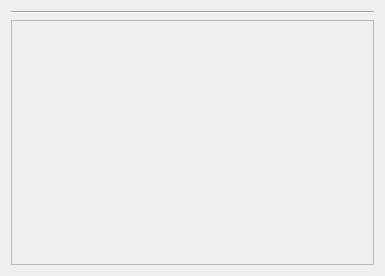
<?xml version="1.0" encoding="UTF-8"?>
<ui version="4.0">
 <class>Form</class>
 <widget class="QWidget" name="Form">
  <property name="geometry">
   <rect>
    <x>0</x>
    <y>0</y>
    <width>385</width>
    <height>276</height>
   </rect>
  </property>
  <property name="windowTitle">
   <string>Form</string>
  </property>
  <layout class="QVBoxLayout" name="verticalLayout_2">
   <item>
    <layout class="QVBoxLayout" name="verticalLayout">
     <item>
      <layout class="QVBoxLayout" name="main_input_layout"/>
     </item>
     <item>
      <widget class="Line" name="seperator">
       <property name="orientation">
        <enum>Qt::Horizontal</enum>
       </property>
      </widget>
     </item>
     <item>
      <widget class="QScrollArea" name="scrollArea">
       <property name="widgetResizable">
        <bool>true</bool>
       </property>
       <widget class="QWidget" name="scrollAreaWidgetContents">
        <property name="geometry">
         <rect>
          <x>0</x>
          <y>0</y>
          <width>363</width>
          <height>237</height>
         </rect>
        </property>
        <layout class="QVBoxLayout" name="verticalLayout_4">
         <item>
          <widget class="QStackedWidget" name="stackedWidget">
           <property name="currentIndex">
            <number>1</number>
           </property>
           <widget class="QWidget" name="page">
            <layout class="QVBoxLayout" name="verticalLayout_5">
             <item>
              <widget class="QWidget" name="selector_placeholder" native="true"/>
             </item>
             <item>
              <spacer name="verticalSpacer_2">
               <property name="orientation">
                <enum>Qt::Vertical</enum>
               </property>
               <property name="sizeHint" stdset="0">
                <size>
                 <width>20</width>
                 <height>182</height>
                </size>
               </property>
              </spacer>
             </item>
            </layout>
           </widget>
           <widget class="QWidget" name="page_2">
            <layout class="QVBoxLayout" name="verticalLayout_3">
             <item>
              <layout class="QVBoxLayout" name="filter_placeholder_layout"/>
             </item>
            </layout>
           </widget>
          </widget>
         </item>
        </layout>
       </widget>
      </widget>
     </item>
    </layout>
   </item>
  </layout>
 </widget>
 <resources/>
 <connections/>
</ui>
